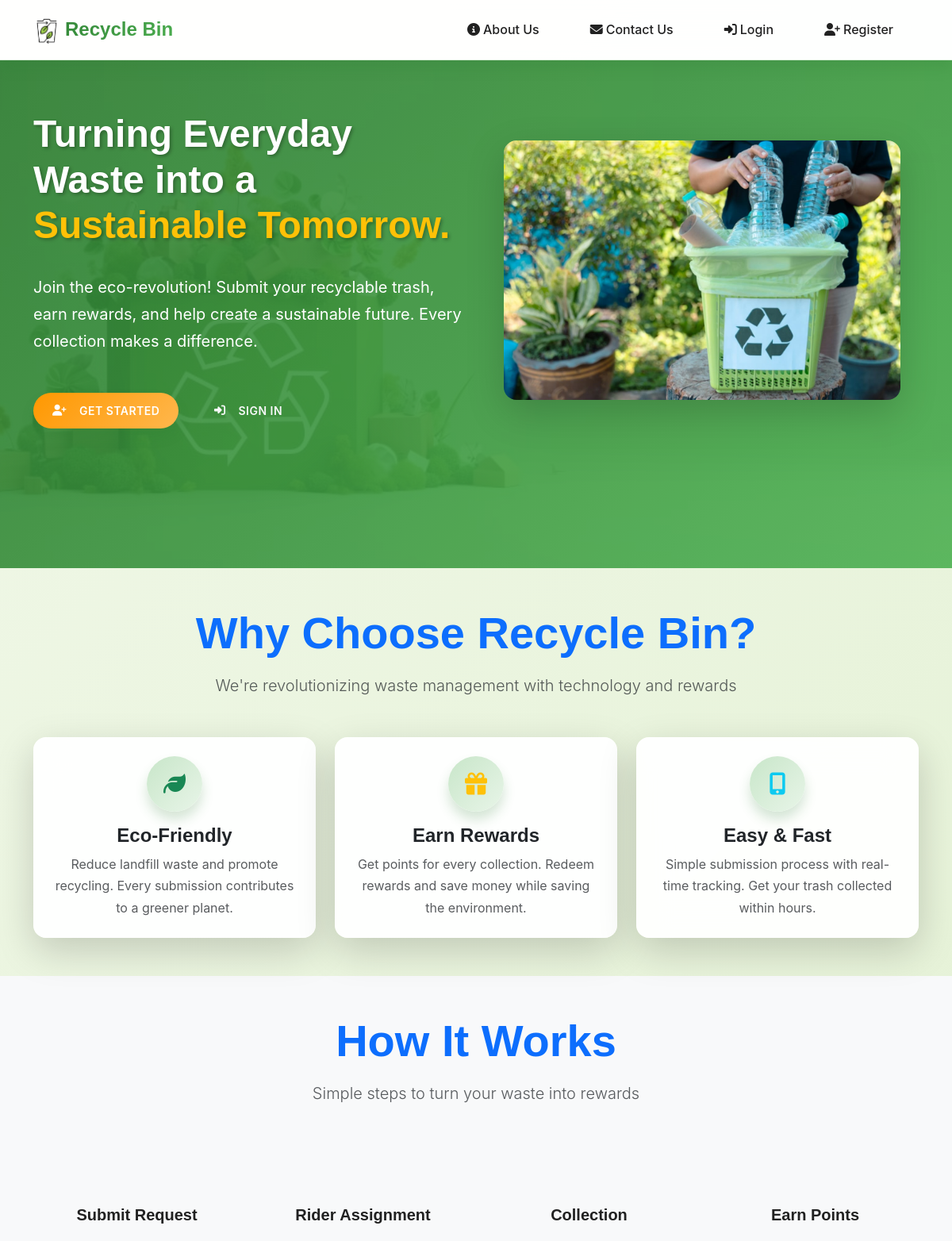
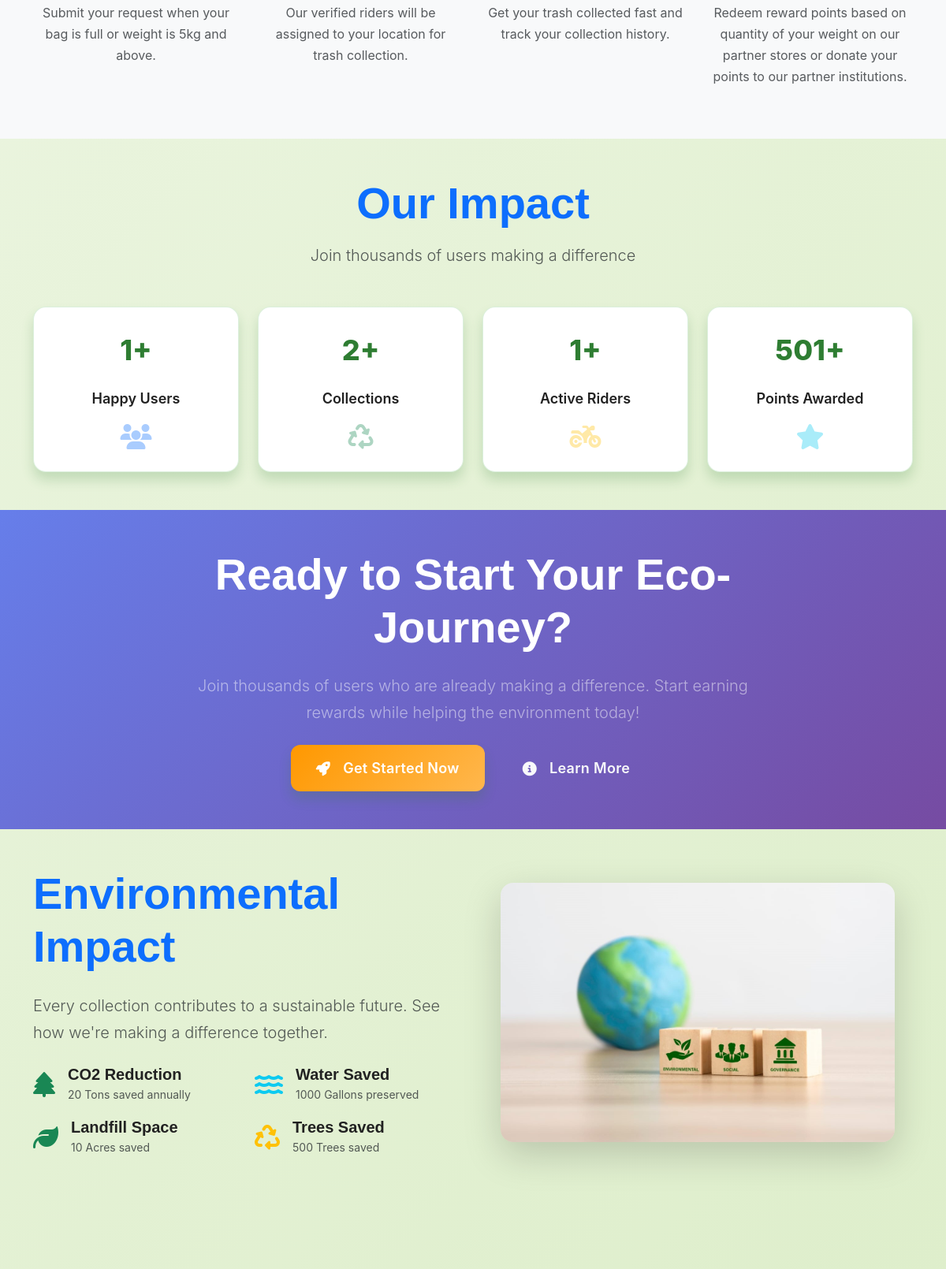
The page / (upper part) on the database its author committed (2 pictures, top to bottom).
### dashboard/models.py (models this page shows, shortened)
class SystemSettings(models.Model):
    maintenance_mode = models.BooleanField(default=False)
    maintenance_message = models.TextField(default='System is currently under maintenance. Please check back later.')
    debug_mode = models.BooleanField(default=False)
    log_level = models.CharField(max_length=20, choices=[
        ('INFO', 'Info'),
        ('WARNING', 'Warning'),
        ('ERROR', 'Error'),
        ('DEBUG', 'Debug'),
    ], default='INFO')
    co2_reduction_tons = models.IntegerField(default=15, help_text="CO2 reduction in tons annually")
    water_saved_gallons = models.IntegerField(default=1000, help_text="Water saved in gallons")
    landfill_space_acres = models.IntegerField(default=10, help_text="Landfill space saved in acres")
    trees_saved_count = models.IntegerField(default=500, help_text="Number of trees saved")
    created_at = models.DateTimeField(auto_now_add=True)
    updated_at = models.DateTimeField(auto_now=True)
    class Meta:
        verbose_name = 'System Settings'
        verbose_name_plural = 'System Settings'
    @classmethod
    def get_settings(cls):
        settings, created = cls.objects.get_or_create(
            id=1,
            defaults={
                'maintenance_mode': False,
                'maintenance_message': 'System is currently under maintenance. Please check back later.',
                'debug_mode': False,
                'log_level': 'INFO',
            }
        )
        return settings

### dashboard/views.py (the view, shortened to what this page needs)
# urls.py: path('', views.home, name='home'),
def home(request):
    total_users = CustomUser.objects.filter(user_type='user', status='active').count()
    total_submissions = TrashSubmission.objects.count()
    active_riders = CustomUser.objects.filter(user_type='rider', status='active').count()
    total_points = sum([user.reward_points for user in CustomUser.objects.all()])
    from .models import SystemSettings
    try:
        environmental_data = SystemSettings.get_settings()
    except:
        environmental_data = None
    context = {
        'total_users': total_users,
        'total_submissions': total_submissions,
        'active_riders': active_riders,
        'total_points': total_points,
        'environmental_data': environmental_data,
    }
    return render(request, 'dashboard/home.html', context)

### templates/dashboard/home.html (shortened to what this page needs)
{% extends 'base.html' %}
{% load static %}
{% block extra_css %}
<link rel="stylesheet" href="{% static 'css/home.css' %}">
{% endblock %}
{% block content %}
<section class="hero-section">
    <div class="container">
        <div class="row align-items-center">
            <div class="col-lg-6 hero-content">
                <h1 class="hero-title">
                    Turning Everyday Waste into a
                    <span class="text-warning">Sustainable Tomorrow.</span>
                </h1>
                <p class="hero-subtitle">
                    Join the eco-revolution! Submit your recyclable trash, earn rewards, and help create a sustainable future.
                    Every collection makes a difference.
                </p>
                <div class="hero-buttons">
                    {% if user.is_authenticated %}
                        <a href="{% url 'dashboard:user_dashboard' %}" class="btn btn-warning btn-lg me-3">
                            <i class="fas fa-dashboard me-2"></i>Go to Dashboard
                        </a>
                    {% else %}
                        <a href="{% url 'dashboard:register' %}" class="btn btn-warning btn-lg me-3">
                            <i class="fas fa-user-plus me-2"></i>Get Started
                        </a>
                        <a href="{% url 'dashboard:login' %}" class="btn btn-outline-light btn-lg">
                            <i class="fas fa-sign-in-alt me-2"></i>Sign In
                        </a>
                    {% endif %}
                </div>
            </div>
            <div class="col-lg-6 text-center">
                <div class="hero-image-container">
                    <img src="{% static 'images/recycle.jpg' %}"
                         alt="Eco-friendly waste management"
                         class="img-fluid rounded-4 shadow-lg"
                         style="max-width: 500px; animation: float 6s ease-in-out infinite;">
                </div>
            </div>
        </div>
    </div>
</section>
<section class="py-5">
    <div class="container">
        <div class="text-center mb-5">
            <h2 class="display-4 fw-bold text-primary mb-3">Why Choose Recycle Bin?</h2>
            <p class="lead text-muted">We're revolutionizing waste management with technology and rewards</p>
        </div>
        <div class="row g-4">
            <div class="col-lg-4 col-md-6">
                <div class="card h-100 border-0 shadow-lg" style="animation: slideInUp 0.8s ease-out 0.1s both;">
                    <div class="card-body text-center p-4">
                        <div class="feature-icon mb-3">
                            <i class="fas fa-leaf fa-3x text-success"></i>
                        </div>
                        <h4 class="card-title fw-bold">Eco-Friendly</h4>
                        <p class="card-text text-muted">
                            Reduce landfill waste and promote recycling. Every submission contributes to a greener planet.
                        </p>
                    </div>
                </div>
            </div>
            <div class="col-lg-4 col-md-6">
                <div class="card h-100 border-0 shadow-lg" style="animation: slideInUp 0.8s ease-out 0.2s both;">
                    <div class="card-body text-center p-4">
                        <div class="feature-icon mb-3">
                            <i class="fas fa-gift fa-3x text-warning"></i>
                        </div>
                        <h4 class="card-title fw-bold">Earn Rewards</h4>
                        <p class="card-text text-muted">
                            Get points for every collection. Redeem rewards and save money while saving the environment.
                        </p>
                    </div>
                </div>
            </div>
            <div class="col-lg-4 col-md-6">
                <div class="card h-100 border-0 shadow-lg" style="animation: slideInUp 0.8s ease-out 0.3s both;">
                    <div class="card-body text-center p-4">
                        <div class="feature-icon mb-3">
                            <i class="fas fa-mobile-alt fa-3x text-info"></i>
                        </div>
                        <h4 class="card-title fw-bold">Easy & Fast</h4>
                        <p class="card-text text-muted">
                            Simple submission process with real-time tracking. Get your trash collected within hours.
                        </p>
                    </div>
                </div>
            </div>
        </div>
    </div>
</section>
<section class="py-5 bg-light">
    <div class="container">
        <div class="text-center mb-5">
            <h2 class="display-4 fw-bold text-primary mb-3">How It Works</h2>
            <p class="lead text-muted">Simple steps to turn your waste into rewards</p>
        </div>
        <div class="row g-4">
            <div class="col-lg-3 col-md-6">
                <div class="text-center" style="animation: slideInUp 0.8s ease-out 0.1s both;">
                    <h5 class="fw-bold">Submit Request</h5>
                    <p class="text-muted">Submit your request when your bag is full or weight is 5kg and above.</p>
                </div>
            </div>
            <div class="col-lg-3 col-md-6">
                <div class="text-center" style="animation: slideInUp 0.8s ease-out 0.2s both;">
                    <h5 class="fw-bold">Rider Assignment</h5>
                    <p class="text-muted">Our verified riders will be assigned to your location for trash collection.</p>
                </div>
            </div>
            <div class="col-lg-3 col-md-6">
                <div class="text-center" style="animation: slideInUp 0.8s ease-out 0.3s both;">
                    <h5 class="fw-bold">Collection</h5>
                    <p class="text-muted">Get your trash collected fast and track your collection history.</p>
                </div>
            </div>
            <div class="col-lg-3 col-md-6">
                <div class="text-center" style="animation: slideInUp 0.8s ease-out 0.4s both;">
                    <h5 class="fw-bold">Earn Points</h5>
                    <p class="text-muted">Redeem reward points based on quantity of your weight on our partner stores or donate your points to our partner institutions.</p>
                </div>
            </div>
        </div>
    </div>
</section>
<section class="py-5">
    <div class="container">
        <div class="text-center mb-5">
            <h2 class="display-4 fw-bold text-primary mb-3">Our Impact</h2>
            <p class="lead text-muted">Join thousands of users making a difference</p>
        </div>
        <div class="row g-4">
            <div class="col-lg-3 col-md-6">
                <div class="stats-card" style="animation: scaleIn 0.8s ease-out 0.1s both;">
                    <div class="stats-number">{{ total_users|default:"0" }}+</div>
                    <div class="stats-label">Happy Users</div>
                    <div class="stats-icon mt-3">
                        <i class="fas fa-users fa-2x text-primary opacity-50"></i>
                    </div>
                </div>
            </div>
            <div class="col-lg-3 col-md-6">
                <div class="stats-card" style="animation: scaleIn 0.8s ease-out 0.2s both;">
                    <div class="stats-number">{{ total_submissions|default:"0" }}+</div>
                    <div class="stats-label">Collections</div>
                    <div class="stats-icon mt-3">
                        <i class="fas fa-recycle fa-2x text-success opacity-50"></i>
                    </div>
                </div>
            </div>
            <div class="col-lg-3 col-md-6">
                <div class="stats-card" style="animation: scaleIn 0.8s ease-out 0.3s both;">
                    <div class="stats-number">{{ active_riders|default:"0" }}+</div>
                    <div class="stats-label">Active Riders</div>
                    <div class="stats-icon mt-3">
                        <i class="fas fa-motorcycle fa-2x text-warning opacity-50"></i>
                    </div>
                </div>
            </div>
            <div class="col-lg-3 col-md-6">
                <div class="stats-card" style="animation: scaleIn 0.8s ease-out 0.4s both;">
                    <div class="stats-number">{{ total_points|default:"0" }}+</div>
                    <div class="stats-label">Points Awarded</div>
                    <div class="stats-icon mt-3">
                        <i class="fas fa-star fa-2x text-info opacity-50"></i>
                    </div>
                </div>
            </div>
        </div>
    </div>
</section>
<section class="py-5" style="background: linear-gradient(135deg, #667eea 0%, #764ba2 100%);">
    <div class="container text-center">
        <div class="row justify-content-center">
            <div class="col-lg-8">
                <h2 class="display-4 fw-bold text-white mb-4">Ready to Start Your Eco-Journey?</h2>
                <p class="lead text-white-50 mb-4">
                    Join thousands of users who are already making a difference.
                    Start earning rewards while helping the environment today!
                </p>
                <div class="d-flex justify-content-center gap-3 flex-wrap">
                    {% if not user.is_authenticated %}
                        <a href="{% url 'dashboard:register' %}" class="btn btn-warning btn-lg">
                            <i class="fas fa-rocket me-2"></i>Get Started Now
                        </a>
                        <a href="{% url 'dashboard:about' %}" class="btn btn-outline-light btn-lg">
                            <i class="fas fa-info-circle me-2"></i>Learn More
                        </a>
                    {% endif %}
                </div>
            </div>
        </div>
    </div>
</section>
<section class="py-5">
    <div class="container">
        <div class="row align-items-center">
            <div class="col-lg-6">
                <h2 class="display-4 fw-bold text-primary mb-4">Environmental Impact</h2>
                <p class="lead text-muted mb-4">
                    Every collection contributes to a sustainable future. See how we're making a difference together.
                </p>
                <div class="row g-3">
                    <div class="col-6">
                        <div class="d-flex align-items-center">
                            <i class="fas fa-tree text-success fa-2x me-3"></i>
                            <div>
                                <h5 class="mb-0 fw-bold">CO2 Reduction</h5>
                                <small class="text-muted">{{ environmental_data.co2_reduction_tons|default:"15" }} Tons saved annually</small>
                            </div>
                        </div>
                    </div>
                    <div class="col-6">
                        <div class="d-flex align-items-center">
                            <i class="fas fa-water text-info fa-2x me-3"></i>
                            <div>
                                <h5 class="mb-0 fw-bold">Water Saved</h5>
                                <small class="text-muted">{{ environmental_data.water_saved_gallons|default:"1000" }} Gallons preserved</small>
                            </div>
                        </div>
                    </div>
                    <div class="col-6">
                        <div class="d-flex align-items-center">
                            <i class="fas fa-leaf text-success fa-2x me-3"></i>
                            <div>
                                <h5 class="mb-0 fw-bold">Landfill Space</h5>
                                <small class="text-muted">{{ environmental_data.landfill_space_acres|default:"10" }} Acres saved</small>
                            </div>
                        </div>
                    </div>
                    <div class="col-6">
                        <div class="d-flex align-items-center">
                            <i class="fas fa-recycle text-warning fa-2x me-3"></i>
                            <div>
                                <h5 class="mb-0 fw-bold">Trees Saved</h5>
                                <small class="text-muted">{{ environmental_data.trees_saved_count|default:"500" }} Trees saved</small>
                            </div>
                        </div>
                    </div>
                </div>
            </div>
            <div class="col-lg-6 text-center">
                <img src="{% static 'images/home.jpg' %}"
                     alt="Environmental impact"
                     class="img-fluid rounded-4 shadow-lg"
                     style="max-width: 500px;">
            </div>
        </div>
    </div>
</section>
{% endblock %}

### rows shown on the page
SystemSettings: co2_reduction_tons "20", water_saved_gallons "1000", landfill_space_acres "10", trees_saved_count "500"

### other values the page prints
{{ total_users|default:"0" }} "1"
{{ total_submissions|default:"0" }} "2"
{{ active_riders|default:"0" }} "1"
{{ total_points|default:"0" }} "501"
